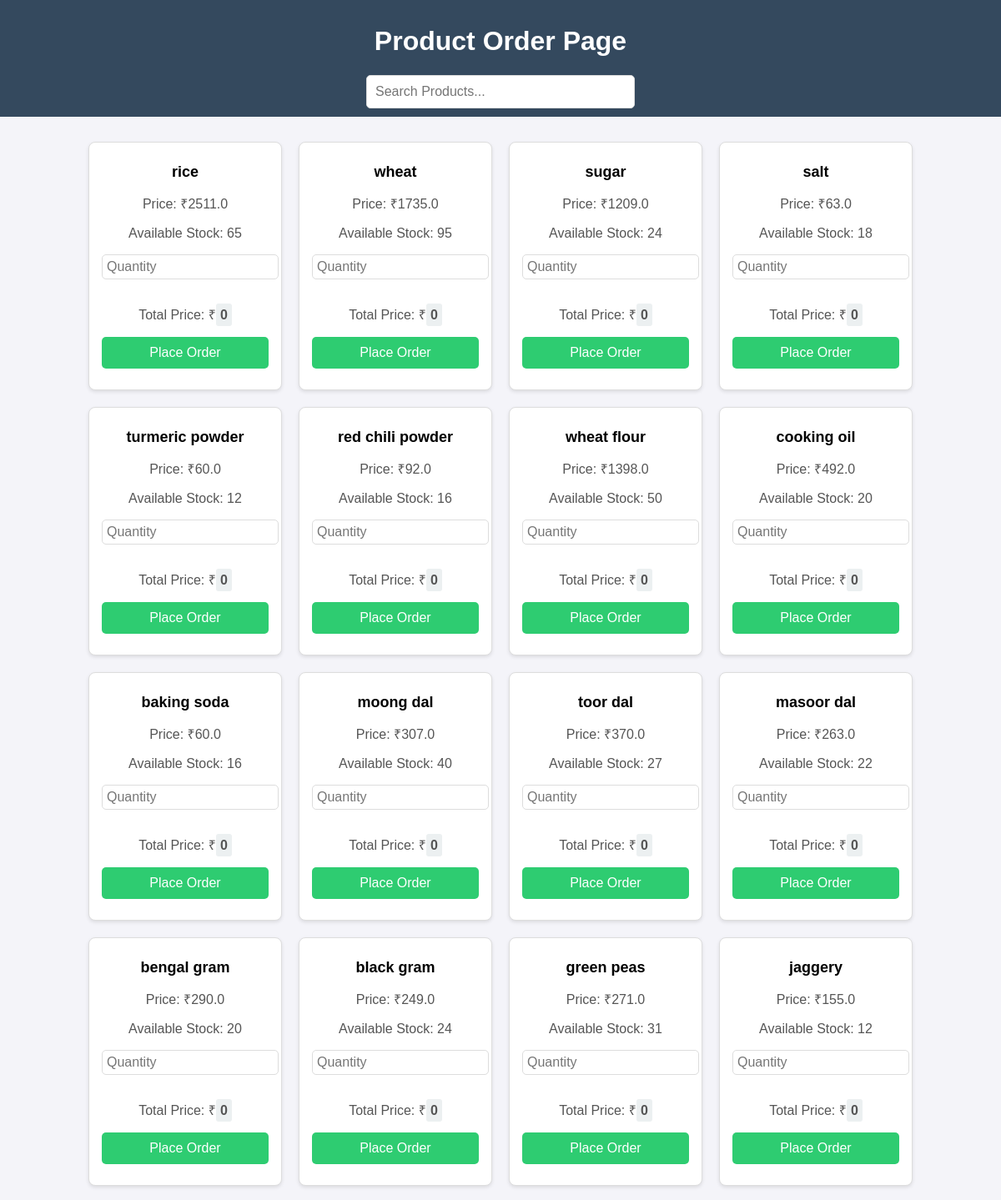
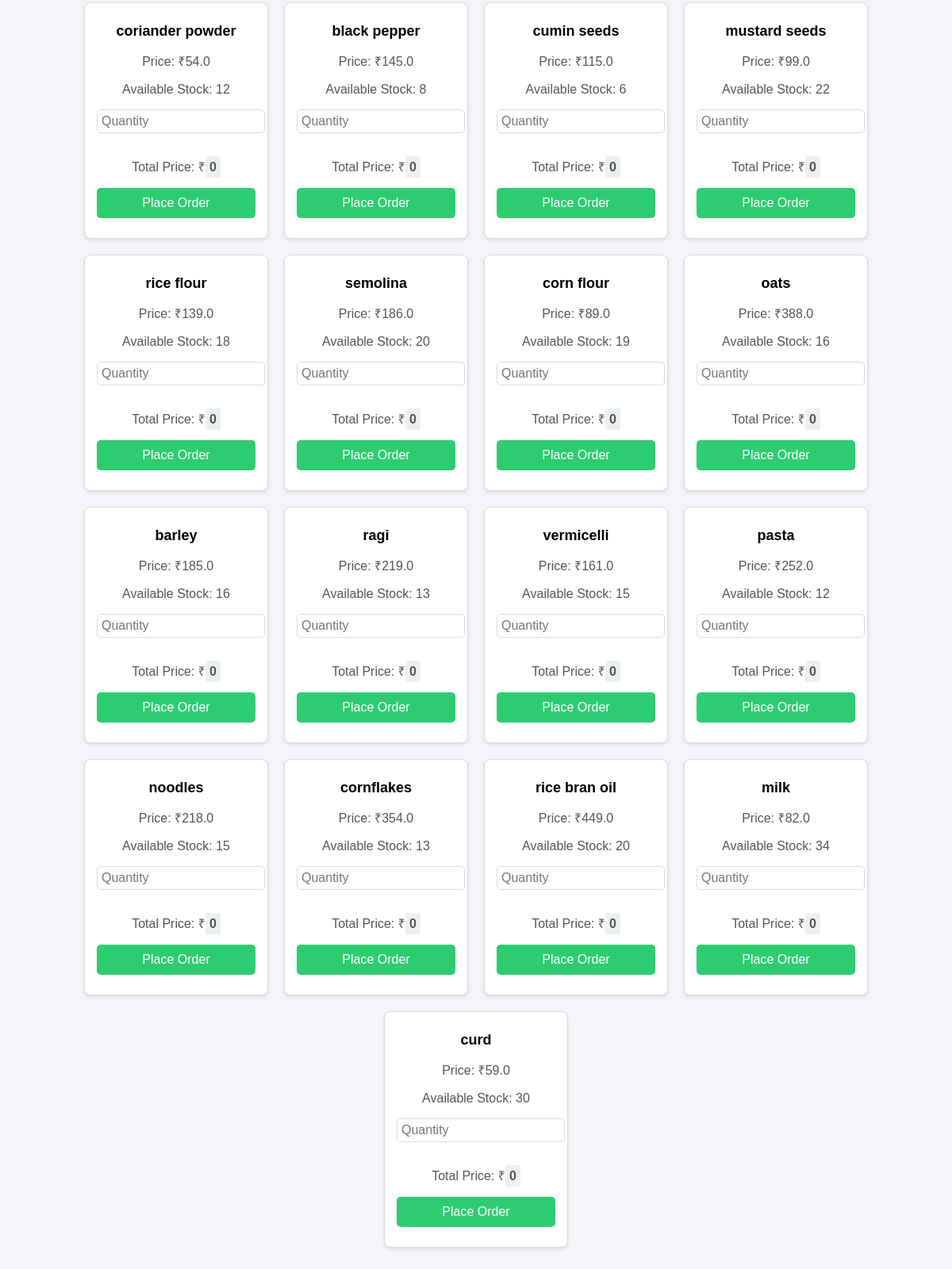
Screenshot of /customer1 with the database file from the repository (2 pictures, top to bottom).
### tables this page shows
CREATE TABLE inventory (
            item_id INTEGER PRIMARY KEY AUTOINCREMENT,
            item_name TEXT UNIQUE,  
            quantity INTEGER,
            threshold INTEGER,
            price REAL,
            supplier TEXT,  -- New supplier column
            last_updated TIMESTAMP DEFAULT CURRENT_TIMESTAMP
        );

### app.py (the view)
@app.route('/customer1')
def customer1():
    inventory = get_inventory()  # Get the inventory to display in the HTML
    return render_template('customer1.html', inventory=inventory)

### app.py (called while the page is built)
def get_inventory():                         #index3
    conn = sqlite3.connect('inventory.db')
    cursor = conn.cursor()
    cursor.execute('SELECT * FROM inventory')
    inventory = cursor.fetchall()
    conn.close()
    return inventory

### templates/customer1.html (shortened to what this page needs)
<!DOCTYPE html>
<html lang="en">
<head>
</head>
<body>
    <div class="header">
        <h1>Product Order Page</h1>
        <div class="search-bar">
            <input type="text" id="searchInput" placeholder="Search Products..." onkeyup="searchProducts()">
        </div>
    </div>
    <div class="container" id="productContainer">
        {% for item in inventory %}
        <div class="card" id="card-{{ item[0] }}">
            <h3>{{ item[1] }}</h3>
            <p>Price: ₹{{ item[4] }}</p>
            <p>Available Stock: {{ item[2] }}</p>
            <input type="number" id="quantity-{{ item[0] }}" placeholder="Quantity" min="1" max="{{ item[2] }}"
                   data-item-id="{{ item[0] }}" data-price="{{ item[4] }}" data-max="{{ item[2] }}">
            <p>Total Price: ₹<span id="total-price-{{ item[0] }}" class="highlight">0</span></p>
            <button class="order-button" data-item-id="{{ item[0] }}">Place Order</button>
        </div>
        {% endfor %}
    </div>
</body>
</html>

### templates/customer1.html (style rules this page uses)
body { font-family: Arial, sans-serif; margin: 0; padding: 0; background-color: #f4f4f9; }
.header { background-color: #34495e; padding: 10px; text-align: center; color: white; }
.search-bar { display: flex; justify-content: center; margin-top: 20px; }
.search-bar input { padding: 10px; font-size: 16px; width: 300px; border-radius: 5px; border: 1px solid #ddd; }
.container { display: flex; flex-wrap: wrap; justify-content: center; margin: 20px; }
.card { background: #ffffff; border: 1px solid #ddd; border-radius: 8px; box-shadow: 0 2px 4px rgba(0, 0, 0, 0.1); margin: 10px; padding: 15px; width: 200px; text-align: center; position: relative; }
.card h3 { font-size: 18px; margin: 10px 0; }
.card p { font-size: 16px; color: #555; }
.card input { width: 100%; padding: 5px; margin-bottom: 15px; font-size: 16px; border-radius: 5px; border: 1px solid #ddd; }
.card button { background-color: #34495e; color: white; border: none; border-radius: 5px; padding: 10px 15px; cursor: pointer; font-size: 16px; width: 100%; margin-bottom: 10px; }
.card .order-button { background-color: #2ecc71; }
.highlight { background-color: #ecf0f1; font-weight: bold; padding: 5px; border-radius: 3px; }

### rows the page displays
inventory: item_name "rice", price "2511.0", quantity "65"
inventory: item_name "wheat", price "1735.0", quantity "95"
inventory: item_name "sugar", price "1209.0", quantity "24"
inventory: item_name "salt", price "63.0", quantity "18"
inventory: item_name "turmeric powder", price "60.0", quantity "12"
inventory: item_name "red chili powder", price "92.0", quantity "16"
inventory: item_name "wheat flour", price "1398.0", quantity "50"
inventory: item_name "cooking oil", price "492.0", quantity "20"
inventory: item_name "baking soda", price "60.0", quantity "16"
inventory: item_name "moong dal", price "307.0", quantity "40"
inventory: item_name "toor dal", price "370.0", quantity "27"
inventory: item_name "masoor dal", price "263.0", quantity "22"
inventory: item_name "bengal gram", price "290.0", quantity "20"
inventory: item_name "black gram", price "249.0", quantity "24"
inventory: item_name "green peas", price "271.0", quantity "31"
inventory: item_name "jaggery", price "155.0", quantity "12"
inventory: item_name "coriander powder", price "54.0", quantity "12"
inventory: item_name "black pepper", price "145.0", quantity "8"
inventory: item_name "cumin seeds", price "115.0", quantity "6"
inventory: item_name "mustard seeds", price "99.0", quantity "22"
inventory: item_name "rice flour", price "139.0", quantity "18"
inventory: item_name "semolina", price "186.0", quantity "20"
inventory: item_name "corn flour", price "89.0", quantity "19"
inventory: item_name "oats", price "388.0", quantity "16"
inventory: item_name "barley", price "185.0", quantity "16"
inventory: item_name "ragi", price "219.0", quantity "13"
inventory: item_name "vermicelli", price "161.0", quantity "15"
inventory: item_name "pasta", price "252.0", quantity "12"
inventory: item_name "noodles", price "218.0", quantity "15"
inventory: item_name "cornflakes", price "354.0", quantity "13"
inventory: item_name "rice bran oil", price "449.0", quantity "20"
inventory: item_name "milk", price "82.0", quantity "34"
inventory: item_name "curd", price "59.0", quantity "30"
